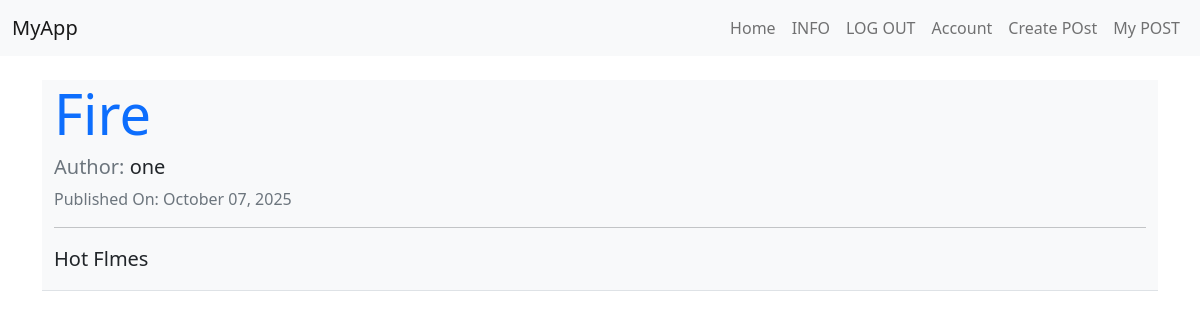
Screenshot of /2 (signed in) with the database file from the repository.
### carForum/models.py (models this page shows, shortened)
class BlogPost(db.Model):
    users=db.relationship(Users)
    id=db.Column(db.Integer,primary_key=True)
    user_id=db.Column(db.Integer,db.ForeignKey('users.id'),nullable=False)
    date=db.Column(db.DateTime,nullable=False,default=lambda: datetime.now(timezone.utc))
    title=db.Column(db.String(128),nullable=False)
    text=db.Column(db.Text,nullable=False)

class Users(db.Model,UserMixin):
    __tablename__='users'
    id=db.Column(db.Integer,primary_key=True)
    profile_image=db.Column(db.String(64),nullable=False,default='default_profile.png')
    email=db.Column(db.String(64),unique=True,index=True)
    username=db.Column(db.String(20),unique=True,index=True)
    password_hash=db.Column(db.String(64))
    posts=db.relationship('BlogPost',backref='author',lazy=True)

### carForum/users/views.py (the view)
@users.route('/<username>')
def user_posts(username):
    page=request.args.get('page',1,type=int)
    user=Users.query.filter_by(username=username).first_or_404()
    blog_posts=BlogPost.query.filter_by(author=user).order_by(BlogPost.date.desc()).paginate(page=page,per_page=5)
    return render_template('user_blog_post.html',blog_posts=blog_posts,user=user)

### carForum/blog_posts/views.py (called while the page is built)
@blog_posts.route('/<int:blog_post_id>')
def blog_post(blog_post_id):
    blog_post=BlogPost.query.get_or_404(blog_post_id)
    return render_template('blog_post.html',title=blog_post.title,
                           date=blog_post.date,post=blog_post)

### carForum/models.py (called while the page is built)
@login_manager.user_loader
def load_user(user_id):
    return Users.query.get(user_id)

### carForum/templates/blog_post.html (shortened to what this page needs)
{% extends 'base.html' %}
{% block content %}
<div class="jumbotron jumbotron-fluid bg-light border-bottom mb-4">
  <div class="container">
    <h2 class="display-4 text-primary">{{ post.title }}</h2>
    <h5 class="text-muted">Author: <span class="text-dark">{{ post.author.username }}</span></h5>
    <p class="text-muted">Published On: {{ post.date.strftime('%B %d, %Y') }}</p>
    <hr>
    <p class="lead">{{ post.text }}</p>
  </div>
</div>
{% endblock %}

### rows the page displays
BlogPost: title "Fire", date "October 07, 2025", text "Hot Flmes"
Users: author.username "one"
